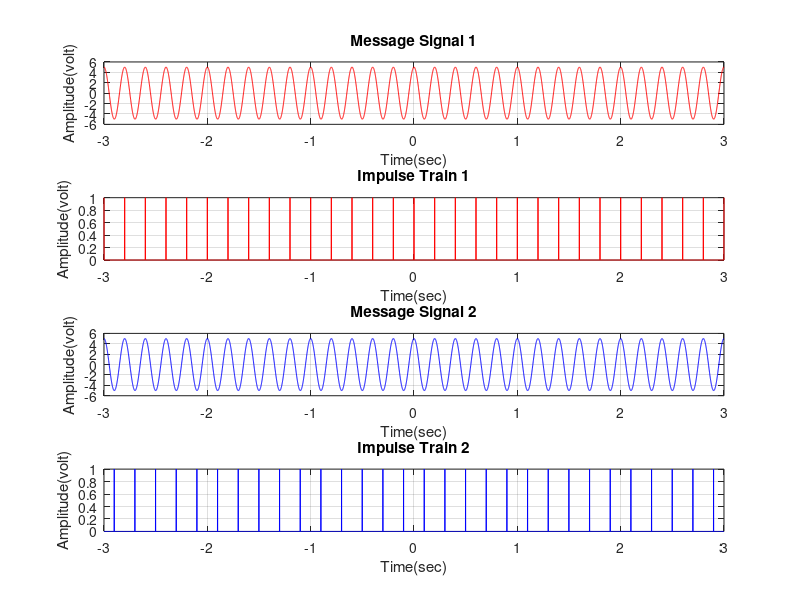
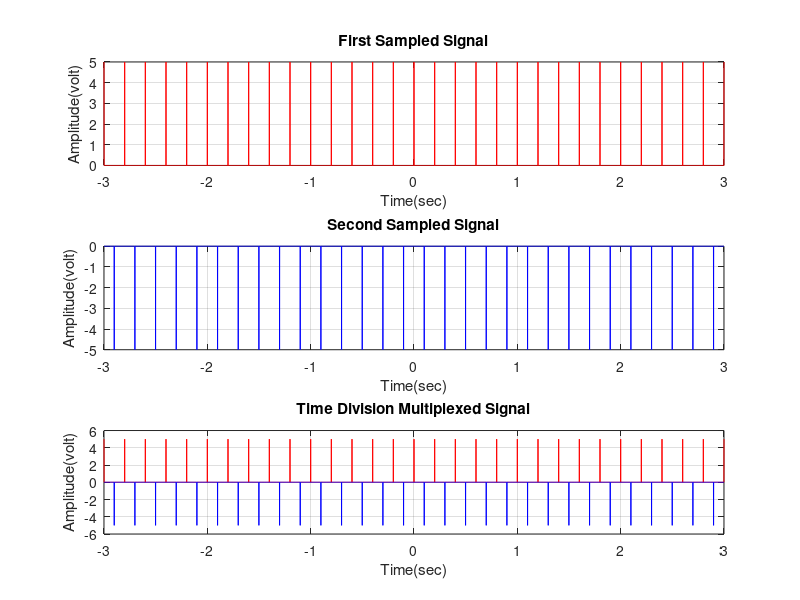
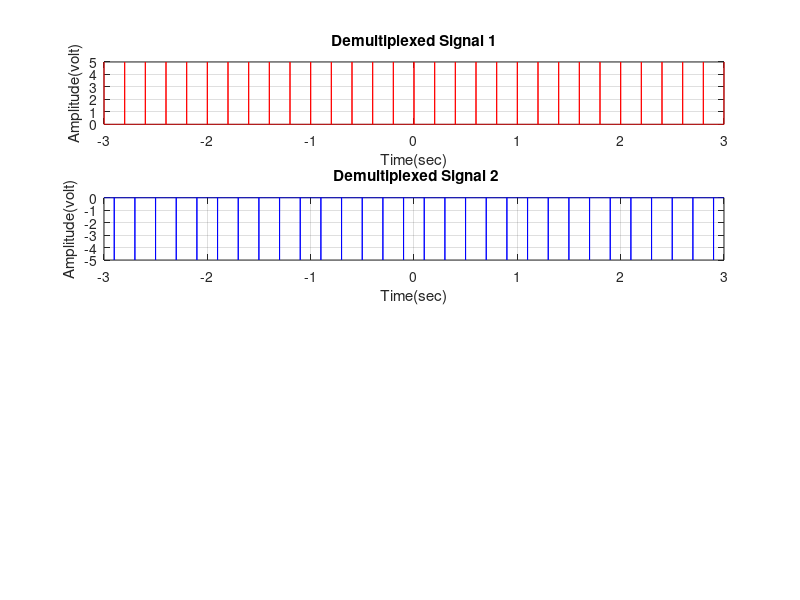

MATLAB code for these plots, in order:
clc;
clear all;
close all;

%generation of lines
Fm1=input('Enter Fm1:');
Am1=input('Enter Am1:');
Fm2=input('Enter Fm2:');
Am2=input('Enter Am2:');
Fs=input('Enter Fs:');
tm1=1/Fm1;
tm2=1/Fm2;
tres=0.001;
t=-3:tres:3;

Ts=1/Fs;
mt1= Am1*cos(2*pi*Fm1*t);
mt2= Am2*cos(2*pi*Fm2*t);

it1=zeros(size(t));
it1(1:round(Ts/tres):end)=1;

it2=zeros(size(t));
it2(round(Ts/2/tres):round(Ts/tres):end)=1;
sampled1=it1.*mt1;
sampled2=it2.*mt2;

signal=sampled1+sampled2;


sum1=zeros(size(t));
sum2=zeros(size(t));
for i=round(Ts/2/tres):round(Ts/tres):length(t)
    sum2(i)=signal(i);
end
for i=1:round(Ts/tres):length(t)
    sum1(i)=signal(i);
end

maximum = max(Fm1,Fm2);

[b, a] = butter(10, maximum/Fs, 'low');
% Demultiplexing using matched filter
rec1 = filter(b, a, sampled1) / Ts;
rec2 = filter(b, a, sampled2) / Ts;

%messagesignal
subplot(4,1,1);
plot(t,mt1,'r');
title('Message Signal 1');
xlabel('Time(sec)');
ylabel('Amplitude(volt)');
grid on;

%impulse train 1
subplot(4,1,2);
plot(t,it1,'r');
title('Impulse Train 1');
xlabel('Time(sec)');
ylabel('Amplitude(volt)');
grid on;

%message signal 2
subplot(4,1,3);
plot(t,mt2,'b');
title('Message Signal 2');
xlabel('Time(sec)');
ylabel('Amplitude(volt)');
grid on;

%impulse train 2
subplot(4,1,4);
plot(t,it2,'b');
title('Impulse Train 2');
xlabel('Time(sec)');
ylabel('Amplitude(volt)');
grid on;

figure;
%sampled signal
subplot(3,1,1);
plot(t,sampled1,'r');
title('First Sampled Signal');
xlabel('Time(sec)');
ylabel('Amplitude(volt)');
grid on;

%sampled signal
subplot(3,1,2);
plot(t,sampled2,'b');
title('Second Sampled Signal');
xlabel('Time(sec)');
ylabel('Amplitude(volt)');
grid on;

%tdm signal
subplot(3,1,3);
plot(t,sampled1, 'r',t,sampled2,'b');
title('Time Division Multiplexed Signal');
xlabel('Time(sec)');
ylabel('Amplitude(volt)');
grid on;

figure;
subplot(4, 1, 1);
plot(t, sum1,'r');
xlabel('Time(sec)');
ylabel('Amplitude(volt)');
title('Demultiplexed Signal 1');
grid on;

subplot(4, 1, 2);
plot(t, sum2,'b');
xlabel('Time(sec)');
ylabel('Amplitude(volt)');
title(' Demultiplexed Signal 2');
grid on;

subplot(4, 1, 3);
plot(t, rec1, 'r');
xlabel('Time(sec)');
ylabel('Amplitude(volt)');
title('Reconstructed Message Signal 1');
grid on;

subplot(4, 1, 4);
plot(t, rec2, 'b');
xlabel('Time(sec)');
ylabel('Amplitude(volt)');
title('Reconstructed Message Signal 2');
grid on;